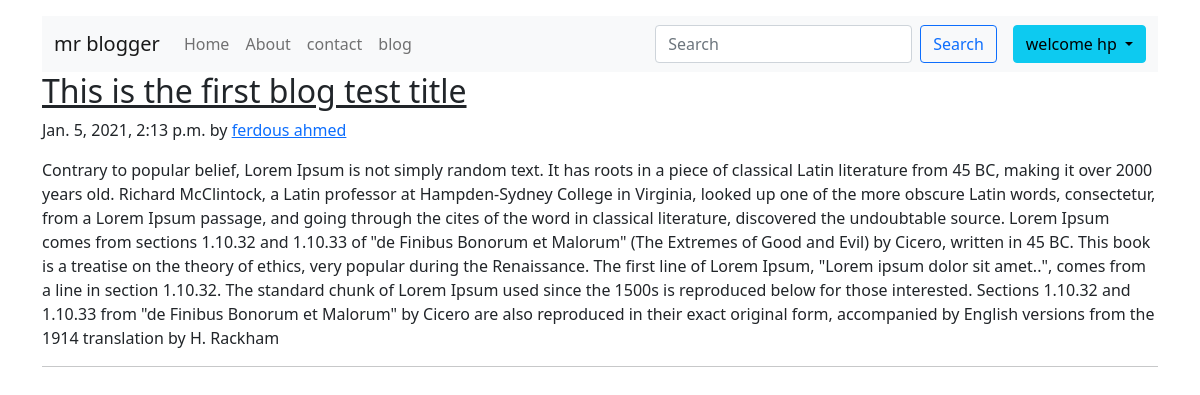
/blog/first-blog (signed in), run on the app's committed database.
### blog/models.py (models this page shows, shortened)
class Post(models.Model):
    sno = models.AutoField(primary_key=True)
    title = models.CharField(max_length=155)
    views= models.IntegerField(default=0)
    content = RichTextUploadingField(blank=True,null=True,)
    image=models.ImageField(upload_to='media',max_length=100,blank=True)
    author = models.CharField(max_length=150)
    slug = models.CharField(max_length=150)
    timestamp=models.DateTimeField(blank=True)

### blog/views.py (the view)
# urls.py: path('<str:slug>', views.blogpost, name='blogpost'),
@login_required
def blogpost(request,slug):
    post = Post.objects.filter(slug=slug).first()
    post.views= post.views +1
    post.save()
    context={'post':post} #'comments': comments, 'user': request.user, 'replyDict': replyDict#}
    return render(request,'blog/blogpost.html',context)

### templates/blog/blogpost.html (shortened to what this page needs)
{% extends 'base.html' %}
{% block body %}
{% load humanize %}
<div class="container my-3">
  <nav class="navbar navbar-expand-lg navbar-light bg-light">
    <div class="container-fluid">
      <a class="navbar-brand" href="/">mr blogger</a>
      <div class="collapse navbar-collapse" id="navbarSupportedContent">
        <ul class="navbar-nav me-auto mb-2 mb-lg-0">
          <li class="nav-item
        em">
            <a class="nav-link " aria-current="page" href="/">Home</a>
          </li>
          <li class="nav-item">
            <a class="nav-link" href="/about">About</a>
          </li>
          <li class="nav-item ">
            <a class="nav-link" href="/contact">contact</a>
          </li>
          <li class="nav-item
        em">
            <a class="nav-link" href="/blog">blog</a>
          </li>
        </ul>
        <form class="d-flex mx-3" method="get" action="/search">
          <input class="form-control me-2" type="search" placeholder="Search" name="query" id="query"
            aria-label="Search">
          <button class="btn btn-outline-primary" type="submit">Search</button>
        </form>
        {% if user.is_authenticated %}
        <div class="dropdown">
          <a class="btn btn-info dropdown-toggle" href="#" role="button" id="dropdownMenuLink"
            data-bs-toggle="dropdown" aria-expanded="false">
            welcome {{request.user}}
          </a>
        </div>
        {% else %}
        <button type="button" class="btn btn-primary m-2" data-bs-toggle="modal" data-bs-target="#loginmodal">
          Log in
        </button>
        {% endif %}
      </div>
    </div>
  </nav>
    <h2 class="blog-post-title"><a class="text-dark" href="/blog/{{post.slug}}">{{post.title}}</a></h2>
    <p class="blog-post-meta">{{post.timestamp}} by <a href="/about">{{post.author}}</a></p>
    <p>{{post.content|safe}}</p>
    <hr>
</div>
{% endblock %}

### data on the page
Post: title "This is the first blog test title", timestamp "Jan. 5, 2021, 2:13 p.m.", author "ferdous ahmed", content "Contrary to popular belief, Lorem Ipsum is not simply random text. It has roots in a piece of classical Latin literature from 45 BC, making it over 2000 years old. Richard McClintock, a Latin professor at Hampden-Sydney College in Virginia, looked up one of the more obscure Latin words, consectetur, from a Lorem Ipsum passage, and going through the cites of the word in classical literature, discovered the undoubtable source. Lorem Ipsum comes from sections 1.10.32 and 1.10.33 of \"de Finibus Bonorum et Malorum\" (The Extremes of Good and Evil) by Cicero, written in 45 BC. This book is a treatise on the theory of ethics, very popular during the Renaissance. The first line of Lorem Ipsum,…"

### other printed values
{{ request.user }} "hp"
